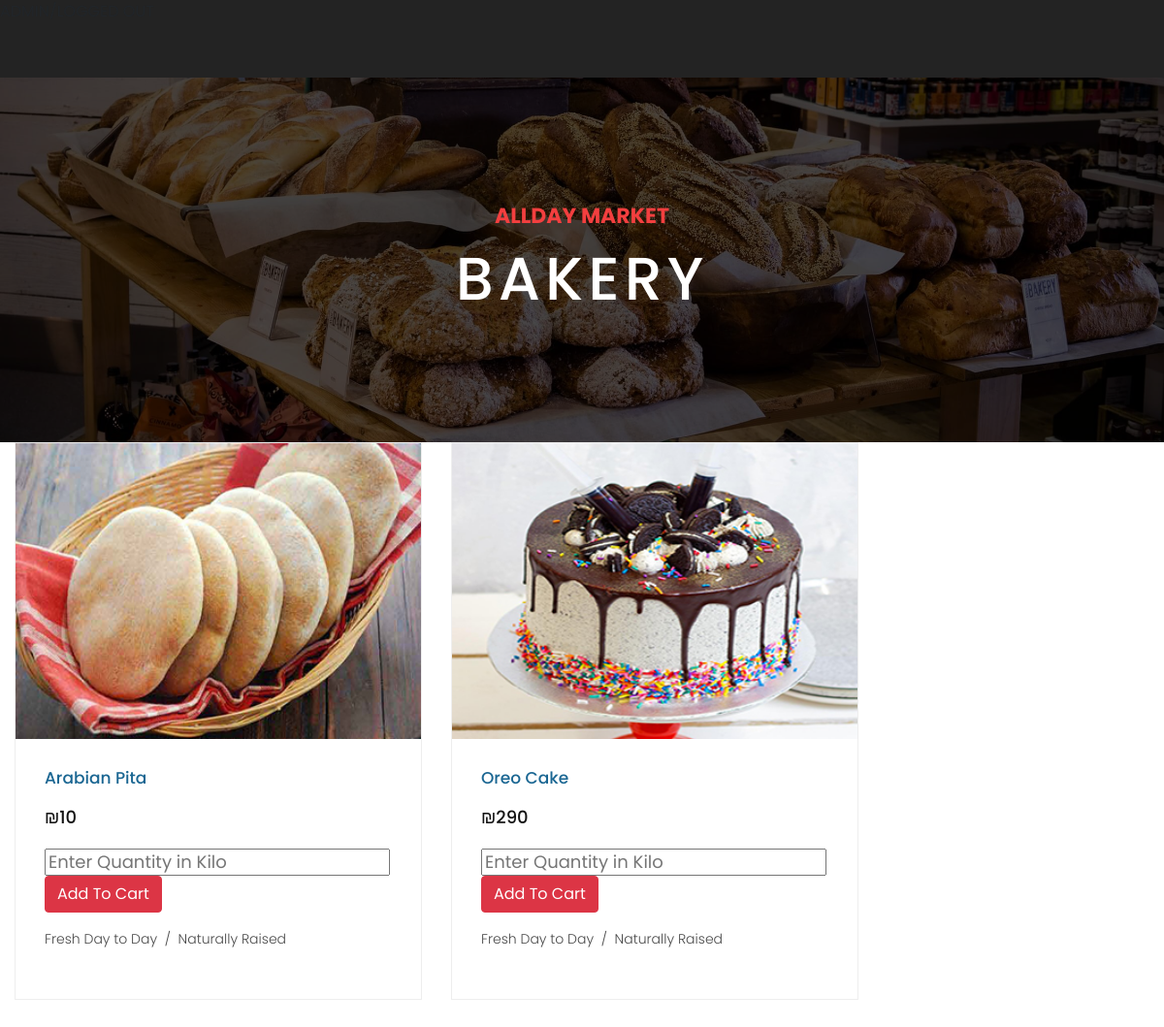
The page /Bakery.php (upper part) on the database as committed earlier.
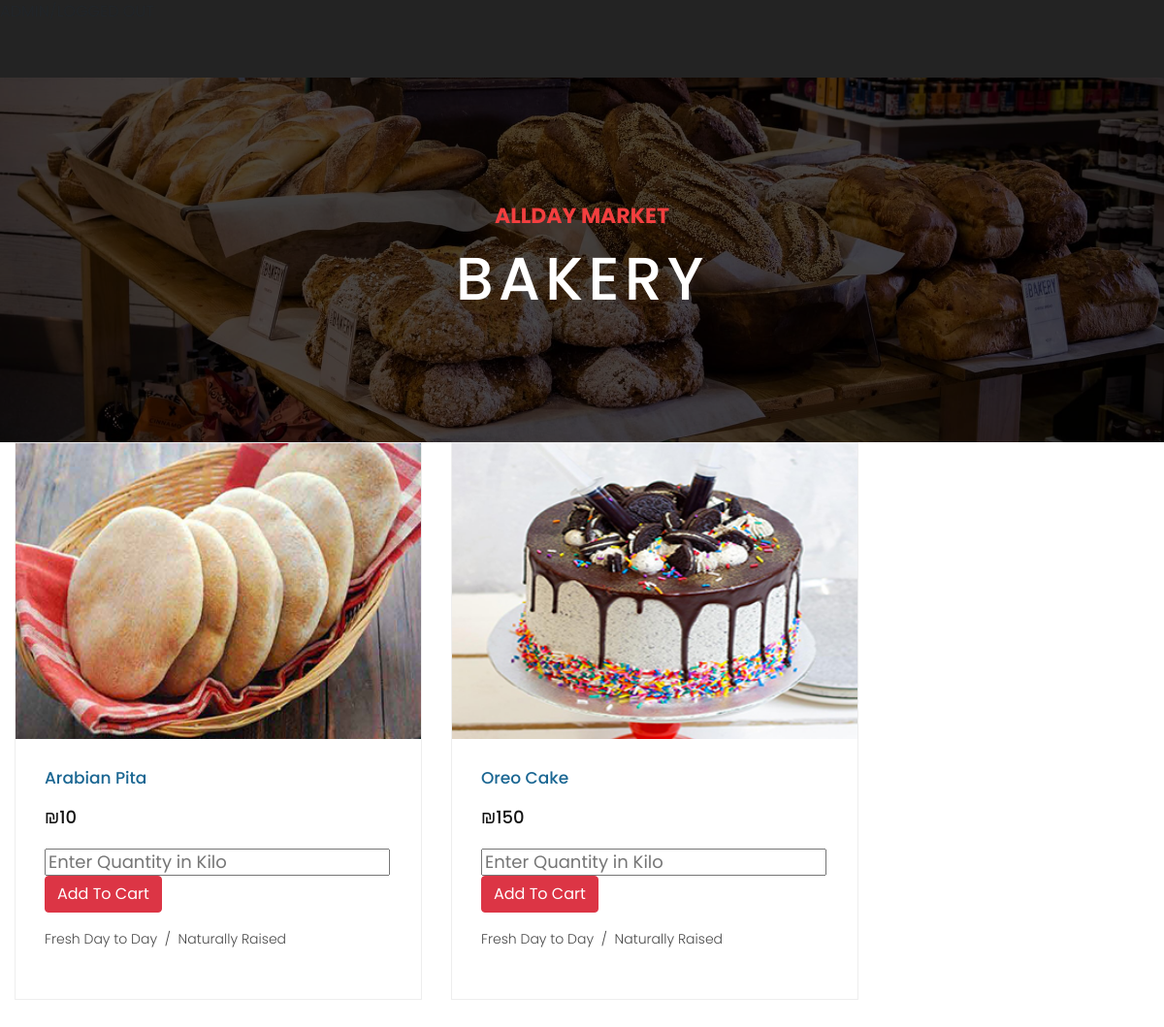
The same page on the database as committed later.
### tables this page shows
CREATE TABLE `items` (
  `Barcode` int(11) NOT NULL,
  `Name` varchar(25) NOT NULL,
  `Price` int(11) NOT NULL,
  `Department` tinyint(1) NOT NULL,
  `img` varchar(35) NOT NULL,
  `quantity` int(11) NOT NULL,
  `supplierID` int(11) NOT NULL
);

### Bakery.php (the view, shortened to what the changed rows need)
<!DOCTYPE html>
<html lang="en">
   <head>
      <link href="vendor/bootstrap/css/bootstrap.min.css" rel="stylesheet">
      <link rel="stylesheet" href="assets/css/fontawesome.css">
      <link rel="stylesheet" href="assets/css/style.css">
      <link rel="stylesheet" href="assets/css/owl.css">
   </head>
   <body>
      <div class="page-heading about-heading header-text" style="background-image: url(assets/images/me5baz.jpg);">
         <div class="container">
            <div class="row">
               <div class="col-md-12">
                  <div class="text-content">
                     <h2>Bakery</h2>
                  </div>
               </div>
            </div>
         </div>
      </div>
      <div class="col-md-9">
         <div class="row">
            <?php
               include 'db.php';
               $sql = "SELECT * FROM items WHERE Department = 3";
               $stmt= mysqli_stmt_init($conn);
               mysqli_stmt_prepare($stmt,$sql);
               mysqli_stmt_execute($stmt);
               $results=mysqli_stmt_get_result($stmt);
               if(isset($_SESSION['email'])){
               if($_SESSION['email'] === 'admin@allday.com'){
               while ($row=mysqli_fetch_assoc($results))
               {
               $ID = $row['Barcode'];
               $name = $row['Name'];
               $price = $row['Price'];
               $img = $row['img'];
               echo '
               <div class="col-md-6">
               <div class="product-item">
               <a href="#"><img src="'.$img.'" alt=""></a>
               <div class="down-content">
               <a href="#"><h4>'.$name.'</h4></a>
               <h6><small><del> ₪4.20</del></small> ₪'.$price.'
               <br><br>
               <a href="editItemForm.php?id='.$ID.'">
               <button class="btn btn-secondary" type="button" class="filled-button" class="editBtn">
               Edit</button>
               </a>
               <form action="updateItem.php" method="post">
               <input type="hidden" name="id" value="'.$ID.'">
               <fieldset>
               <button type="submit" name="itemDel" id="form-submit" class="btn btn-danger">Delete</button>
               </fieldset>
               </form>
               <p>Fresh Day to Day &nbsp;/&nbsp; Naturally Raised</p>
               </div>
               </div>
               </div>
               ';
               }
               }
               else{
               while ($row=mysqli_fetch_assoc($results))
               {
               $ID = $row['Barcode'];
               $name = $row['Name'];
               $price = $row['Price'];
               $img = $row['img'];
               echo '
               <div class="col-md-6">
               <div class="product-item">
               <a href="#"><img src="'.$img.'" alt=""></a>
               <div class="down-content">
               <a href="#"><h4>'.$name.'</h4></a>
               <h6><small><del> ₪4.20</del></small> ₪'.$price.'
               <br><br>
               <form id="qnt'.$ID.'">
               <input type="text" placeholder="Enter Quantity in Kilo" name="qty" required>
               <button class="btn btn-danger" type="button" onclick= add('.$ID.') class="filled-button" class="add2cart">Add To Cart</button></h6>
               </form>
               <p>Fresh Day to Day &nbsp;/&nbsp; Naturally Raised</p>
               </div>
               </div>
               </div>
               ';
               }
               }
               }
               else{
               while ($row=mysqli_fetch_assoc($results))
               {
               $id = $row['Barcode'];
               $name = $row['Name'];
               $price = $row['Price'];
               $img = $row['img'];
               echo '
               <div class="col-md-6">
               <div class="product-item">
               <a href="#"><img src="'.$img.'" alt=""></a>
               <div class="down-content">
               <a href="#"><h4>'.$name.'</h4></a>
               <h6> ₪'.$price.'
               <br><br>
               <form id="qnt'.$id.'">
               <input type="text" placeholder="Enter Quantity in Kilo" name="qty" required>
               <button class="btn btn-danger" type="button" onclick= add('.$id.') class="filled-button" class="add2cart">Add To Cart</button></h6>
               </form>
               <p>Fresh Day to Day &nbsp;/&nbsp; Naturally Raised</p>
               </div>
               </div>
               </div>
               ';
               }
               }
               ?>
         </div>
      </div>
   </body>
</html>

Rows that differ between the two databases and show on the page:
changed items "Oreo Cake": Price "290" → "150"
